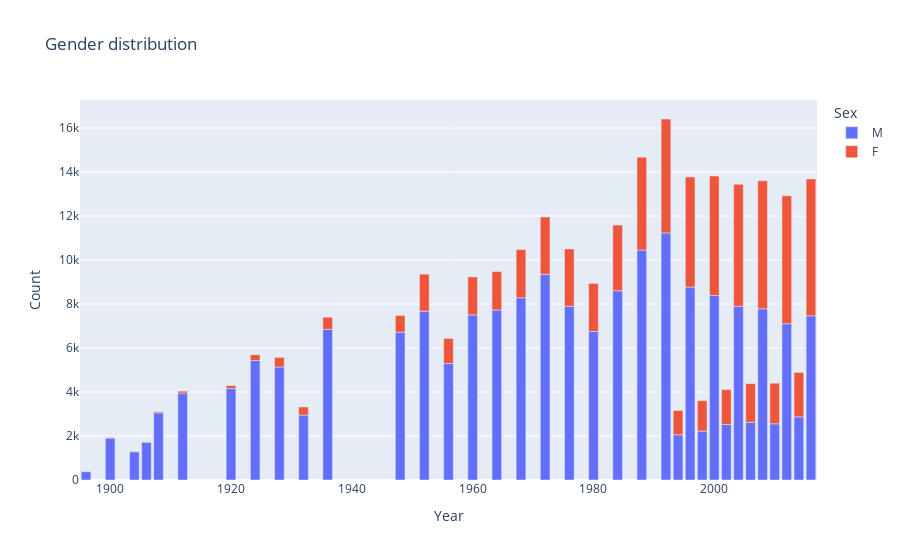

This figure's notebook cell:
### Code cell
# Diagram över könsfördelningen
os_gender = os_data.groupby(["Year","Sex"]).size().reset_index(name = "Count")
fig = px.bar(os_gender, x = "Year", y="Count",color= "Sex", title="Gender distribution")
fig.show()

### Figure 1 — Plotly figure (JSON) as saved in the notebook; plotly's stock layout.template omitted (floating-point values rounded to 4 significant figures)
{"data": [{"hovertemplate": "Sex=M<br>Year=%{x}<br>Count=%{y}<extra></extra>", "legendgroup": "M", "marker": {"color": "#636efa", "pattern": {"shape": ""}}, "name": "M", "orientation": "v", "showlegend": true, "textposition": "auto", "type": "bar", "x": [1896, 1900, 1904, 1906, 1908, 1912, 1920, 1924, 1928, 1932, 1936, 1948, 1952, 1956, 1960, 1964, 1968, 1972, 1976, 1980, 1984, 1988, 1992, 1994, 1996, 1998, 2000, 2002, 2004, 2006, 2008, 2010, 2012, 2014, 2016], "xaxis": "x", "y": [380, 1903, 1285, 1722, 3054, 3953, 4158, 5432, 5137, 2952, 6852, 6719, 7676, 5295, 7505, 7728, 8286, 9351, 7896, 6751, 8605, 10453, 11235, 2055, 8772, 2221, 8390, 2527, 7897, 2625, 7786, 2555, 7105, 2868, 7465], "yaxis": "y"}, {"hovertemplate": "Sex=F<br>Year=%{x}<br>Count=%{y}<extra></extra>", "legendgroup": "F", "marker": {"color": "#EF553B", "pattern": {"shape": ""}}, "name": "F", "orientation": "v", "showlegend": true, "textposition": "auto", "type": "bar", "x": [1900, 1904, 1906, 1908, 1912, 1920, 1924, 1928, 1932, 1936, 1948, 1952, 1956, 1960, 1964, 1968, 1972, 1976, 1980, 1984, 1988, 1992, 1994, 1996, 1998, 2000, 2002, 2004, 2006, 2008, 2010, 2012, 2014, 2016], "xaxis": "x", "y": [33, 16, 11, 47, 87, 134, 261, 437, 369, 549, 761, 1682, 1139, 1730, 1752, 2193, 2608, 2606, 2186, 2983, 4223, 5178, 1105, 5008, 1384, 5431, 1582, 5546, 1757, 5816, 1847, 5815, 2023, 6223], "yaxis": "y"}], "layout": {"barmode": "relative", "legend": {"title": {"text": "Sex"}, "tracegroupgap": 0}, "title": {"text": "Gender distribution"}, "xaxis": {"anchor": "y", "domain": [0, 1], "title": {"text": "Year"}}, "yaxis": {"anchor": "x", "domain": [0, 1], "title": {"text": "Count"}}}}
